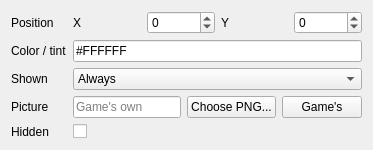
             <widget class="QWidget" name="titleGenericPropertiesPage">
              <layout class="QFormLayout" name="titleGenericPropertiesLayout">
               <item row="0" column="0">
                <widget class="QLabel" name="titlePositionLabel">
                 <property name="text">
                  <string>Position</string>
                 </property>
                </widget>
               </item>
               <item row="0" column="1">
                <layout class="QHBoxLayout" name="titlePositionLayout">
                 <item>
                  <widget class="QLabel" name="titleXLabel">
                   <property name="text">
                    <string>X</string>
                   </property>
                  </widget>
                 </item>
                 <item>
                  <widget class="QSpinBox" name="titleXSpin">
                   <property name="minimum">
                    <number>-999</number>
                   </property>
                   <property name="maximum">
                    <number>999</number>
                   </property>
                  </widget>
                 </item>
                 <item>
                  <widget class="QLabel" name="titleYLabel">
                   <property name="text">
                    <string>Y</string>
                   </property>
                  </widget>
                 </item>
                 <item>
                  <widget class="QSpinBox" name="titleYSpin">
                   <property name="minimum">
                    <number>-999</number>
                   </property>
                   <property name="maximum">
                    <number>999</number>
                   </property>
                  </widget>
                 </item>
                </layout>
               </item>
               <item row="1" column="0">
                <widget class="QLabel" name="titleTintLabel">
                 <property name="text">
                  <string>Color / tint</string>
                 </property>
                </widget>
               </item>
               <item row="1" column="1">
                <widget class="QLineEdit" name="titleTintEdit">
                 <property name="text">
                  <string>#FFFFFF</string>
                 </property>
                </widget>
               </item>
               <item row="2" column="0">
                <widget class="QLabel" name="titleShownLabel">
                 <property name="text">
                  <string>Shown</string>
                 </property>
                </widget>
               </item>
               <item row="2" column="1">
                <widget class="QComboBox" name="titleShownCombo">
                 <item>
                  <property name="text">
                   <string>Always</string>
                  </property>
                 </item>
                 <item>
                  <property name="text">
                   <string>With menu</string>
                  </property>
                 </item>
                 <item>
                  <property name="text">
                   <string>Without menu</string>
                  </property>
                 </item>
                </widget>
               </item>
               <item row="3" column="0">
                <widget class="QLabel" name="titleImageLabel">
                 <property name="text">
                  <string>Picture</string>
                 </property>
                </widget>
               </item>
               <item row="3" column="1">
                <layout class="QHBoxLayout" name="titleImageLayout">
                 <item>
                  <widget class="QLineEdit" name="titleImagePathEdit">
                   <property name="readOnly">
                    <bool>true</bool>
                   </property>
                   <property name="placeholderText">
                    <string>Game's own</string>
                   </property>
                  </widget>
                 </item>
                 <item>
                  <widget class="QPushButton" name="chooseTitleImageButton">
                   <property name="text">
                    <string>Choose PNG...</string>
                   </property>
                  </widget>
                 </item>
                 <item>
                  <widget class="QPushButton" name="useGameTitleImageButton">
                   <property name="text">
                    <string>Game's</string>
                   </property>
                  </widget>
                 </item>
                </layout>
               </item>
               <item row="4" column="0">
                <widget class="QLabel" name="titleHiddenLabel">
                 <property name="text">
                  <string>Hidden</string>
                 </property>
                </widget>
               </item>
               <item row="4" column="1">
                <widget class="QCheckBox" name="titleHiddenCheck"/>
               </item>
              </layout>
             </widget>
